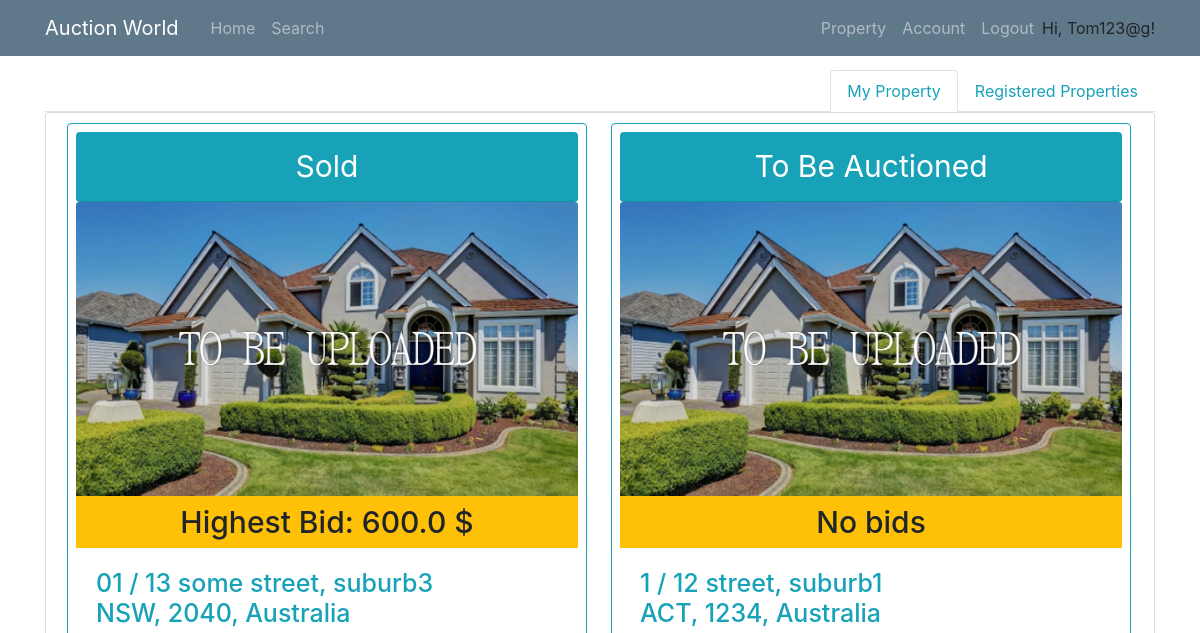
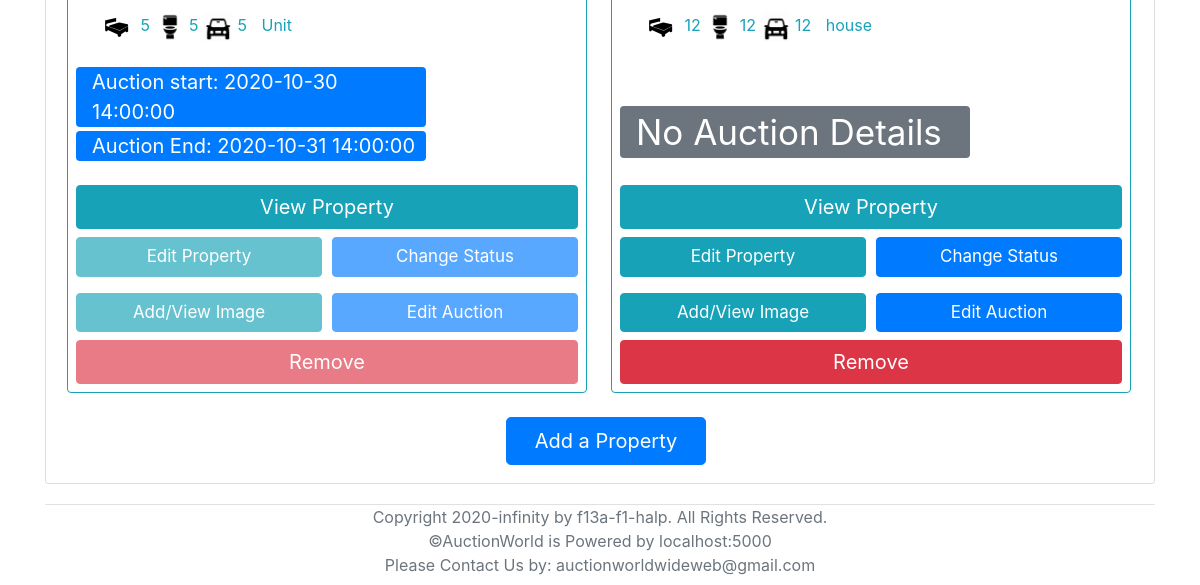
Page /property (signed in) on the earlier database version (2 pictures, top to bottom).
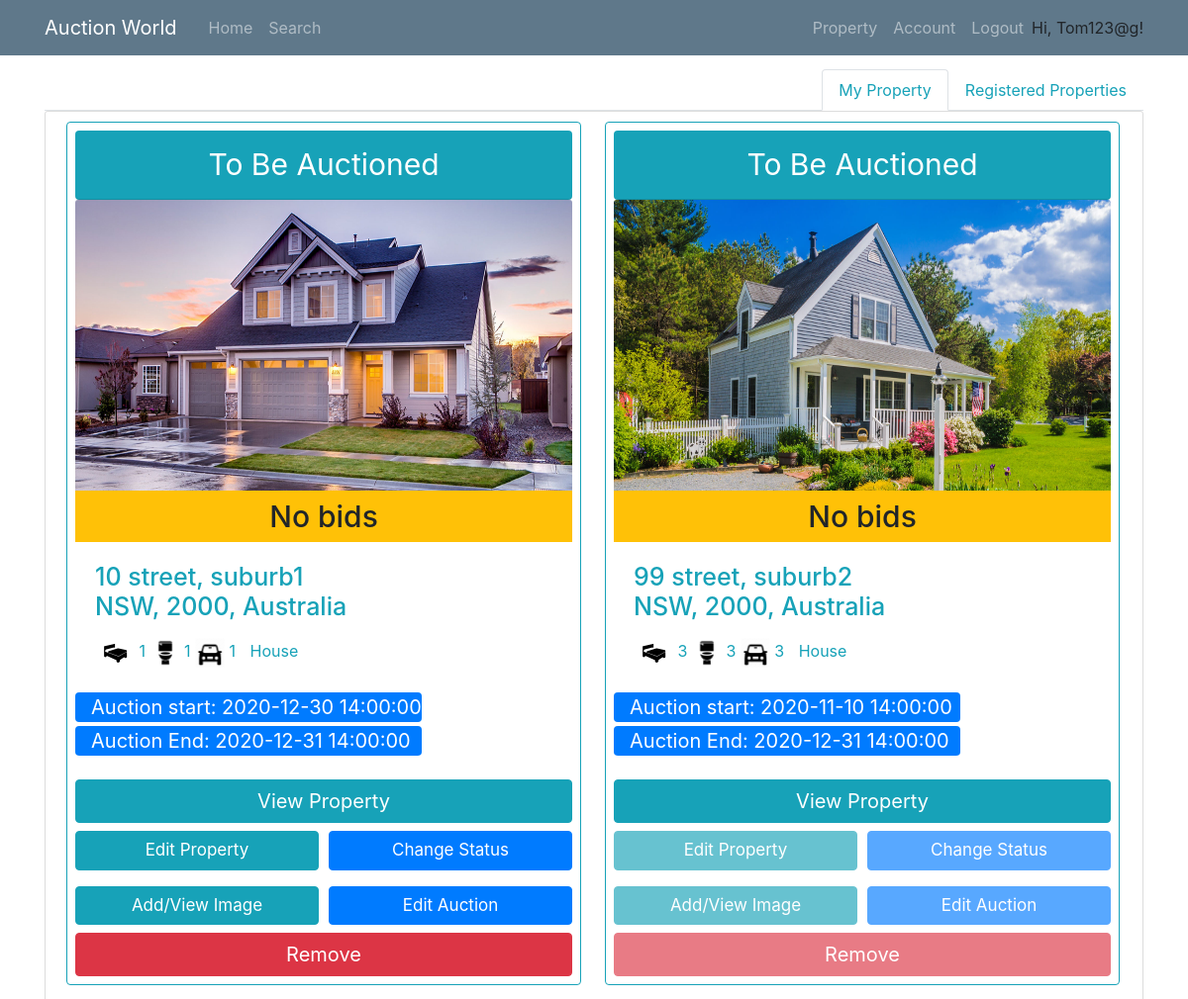
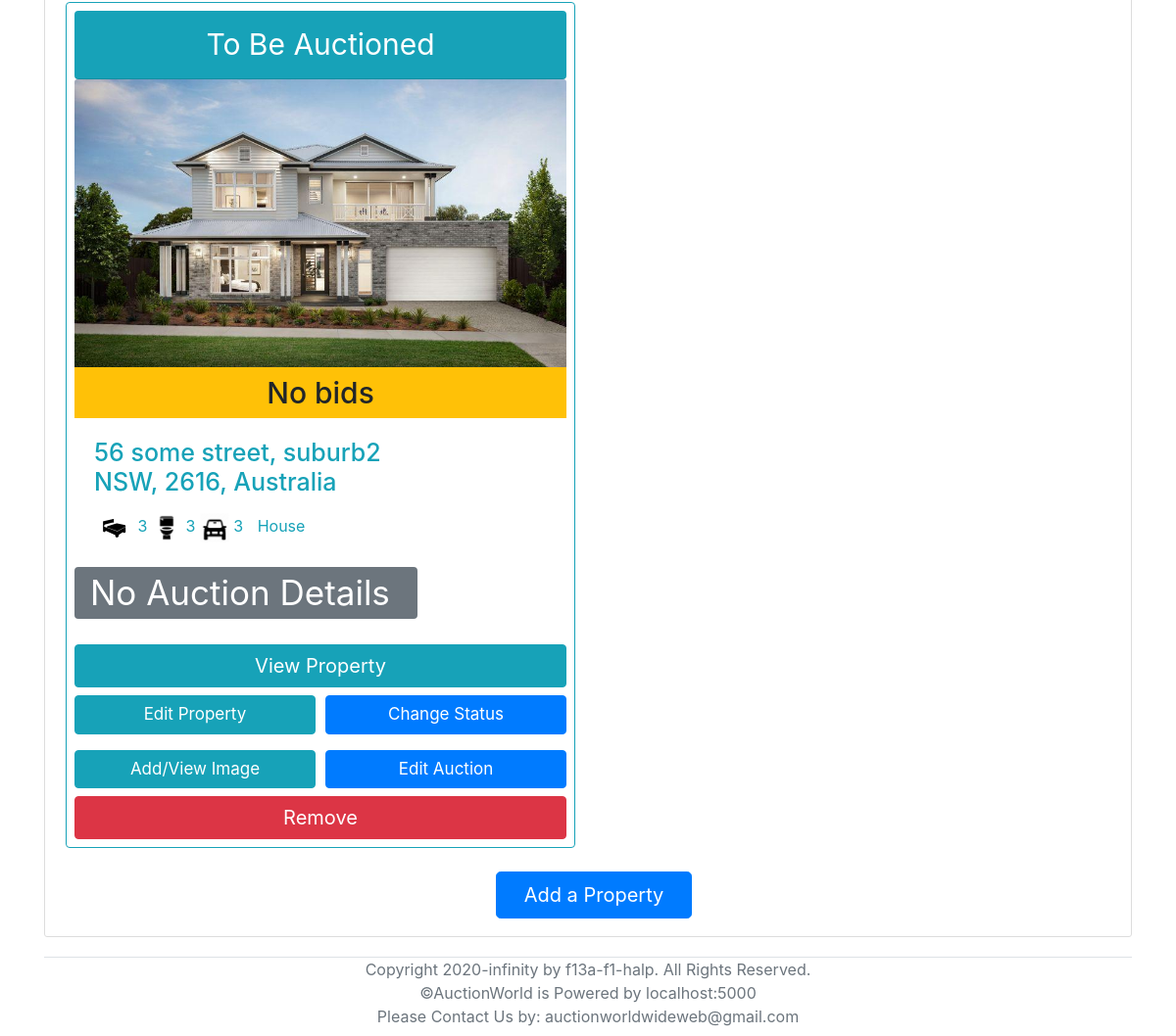
Same page on the later database version (2 pictures, top to bottom).
### models.py (models this page shows, shortened)
class Property(db.Model):
    __tablename__ = 'Property'
    id = db.Column(db.Integer, primary_key = True)
    property_type = db.Column(db.String)
    add_unit = db.Column(db.String(100))
    add_num = db.Column(db.String(100))
    add_name = db.Column(db.String(100))
    add_suburb = db.Column(db.String(100))
    add_state = db.Column(db.String(3))
    add_pc = db.Column(db.String(4))
    num_bedrooms = db.Column(db.Integer)
    num_parking = db.Column(db.Integer)
    num_bathrooms = db.Column(db.Integer)
    parking_features = db.Column(db.String)
    building_size = db.Column(db.Integer)
    land_size = db.Column(db.Integer)
    inspection_date = db.Column(db.DateTime)
    description = db.Column(db.String(2000))
    year_built = db.Column(db.Integer)
    status = db.Column(db.String)
    seller = db.Column(db.Integer, db.ForeignKey('User.id'))
    auctionId = db.relationship('AuctionDetails', backref='Property', uselist=False)
    photo_collection = db.relationship('Photos', backref='Property', lazy='dynamic')
    registeredBidders = db.relationship('User',secondary=lambda: RegisteredAssociation.__table__, backref="RegisteredProperties")

class AuctionDetails(db.Model):
    __tablename__ = 'AuctionDetails'
    id = db.Column(db.Integer, primary_key=True)
    AuctionStart = db.Column(db.DateTime, nullable=False)
    AuctionEnd = db.Column(db.DateTime, nullable=False)
    ReservePrice = db.Column(db.Float, nullable=False)
    MinBiddingGap = db.Column(db.Float, nullable=False)
    PropertyID = db.Column(db.String, db.ForeignKey('Property.id'), unique=True, nullable=False)
    SellerID = db.Column(db.Integer, db.ForeignKey('User.id'), nullable=False)

class Photos(db.Model):
    __tablename__ = 'Photos'
    id = db.Column(db.Integer, primary_key = True)
    photo = db.Column(db.String)
    property_id = db.Column(db.Integer, db.ForeignKey('Property.id'))

### routes.py (the view)
@app.route("/property")
@login_required
def property_list():
    if if_have_cards(current_user.id) is False:
        flash('Please enter your banking detail before adding property', 'warning')
        return redirect(url_for('account', user_id = current_user.id))
    my_properties = db.session.query(Property,AuctionDetails,func.max(Bid.Amount).label('highestBid'))\
                        .filter(Property.seller==current_user.id)\
                        .outerjoin(AuctionDetails, AuctionDetails.PropertyID==Property.id)\
                        .outerjoin(Bid, Bid.AuctionID == AuctionDetails.id)\
                        .group_by(Property.id)
    if my_properties.count() == 0:
        my_properties=None
    propertiesID_registered=RegisteredAssociation.query.filter_by(RegisteredBidderID=current_user.id).all()
    registeredID_list = [ i.PropertyID for i in propertiesID_registered ]
    if len(registeredID_list) == 0:
        registered_properties =None
    else:
        registered_properties = db.session.query(Property,AuctionDetails,func.max(Bid.Amount).label('highestBid'))\
                                .filter(Property.id.in_(registeredID_list))\
                                .outerjoin(AuctionDetails, AuctionDetails.PropertyID==Property.id)\
                                .outerjoin(Bid, Bid.AuctionID == AuctionDetails.id)\
                                .group_by(Property.id)
    time_shift_1hr = datetime.now() + timedelta(hours=1)
    Onehr=timedelta(hours=1)
    return render_template('property.html', properties = my_properties,registered_properties=registered_properties, now_date = time_shift_1hr, Onehr=Onehr)

### models.py (called while the page is built)
@login_manager.user_loader
def load_user(id):
    return User.query.get(id)

### routes.py (called while the page is built)
def if_have_cards(user_id):
    user=db.session.query(User).get(user_id)
    cards = user.cards.count()
    if cards > 0 and user.id_confirmation:
        return True
    return False

### templates/property.html (shortened to what the changed rows need)
{% extends "base.html" %}
{% block content %}
<div class="tab-content" id="nav-tabContent">
    <div class="tab-pane fade show active" id="nav-home" role="tabpanel" aria-labelledby="nav-home-tab">
        <div class="content-section">
            {% if not properties %}
            <div style="width:100%; text-align: center;">
				<h1 class="text-info">No properties found. Add one now!</h1>
			</div>
            {% else %}
            <div class="row col-xl-15">
                {% for (p,a,b) in properties %}
                    <div class="card border-info p-2 col-md-3.8 ml-3 mr-2 mb-3" style="width: 520px;">
                        <div class="card-header rounded text-center bg-info text-white" style="font-size: 30px;">
                            {% if p.status == "auction" %}
                                To Be Auctioned
                            {% elif p.status == "sold" %}
                                Sold
                            {% else %}
                                Under Offer
                            {% endif %}
                        </div>
                        {% if not p.photo_collection.all() %}
                            <img class="card-img-top" src="/static/propertyImage/Sample.jpg" alt="Card image cap" style="width:502px; height: 300px;" >
                        {% else %}
                            <img class="card-img-top" src="/static/propertyImage/{{p.photo_collection.first().photo}}" alt="Card image cap" style="width:502px; height: 300px;" >
                        {% endif %}
                        <h6 class="card-subtitle pt-2 pb-2 text-center bg-warning" style="font-size: 30px;" >
                            {% if b:%}
                                Highest Bid: {{b}} $
                            {% else %}
                                No bids
                            {% endif%}
                        </h6>
                        <div class="card-body text-info">
                            <h4 class="card-title" style="font-size: 25px;">
                                {% if p.add_unit %}
                                    {{p.add_unit}} /
                                {% endif %}
                                {{p.add_num}} {{p.add_name}}, {{p.add_suburb}} <br> {{p.add_state}}, {{p.add_pc}}, Australia
                            </h4>
                            <p class="card-text">
                                <span><img src="/static/icons/bedicon.png" alt="Card image cap" style="width:40px; height: 40px;"> {{p.num_bedrooms}}</span>
                                <span><img src="/static/icons/restroom.png" alt="Card image cap" style="width:30px; height: 30px;"> {{p.num_bathrooms}}</span>
                                <span><img src="/static/icons/car.png" alt="Card image cap" style="width:30px; height: 30px;"> {{p.num_parking}}</span>
                                <span style="margin-top: 7px; margin-left: 10px;">{{p.property_type}}</span>
                            </p>
                        </div>
                        {% if a.AuctionStart and a.AuctionEnd %}
                        <div class="mb-2" style="font-size: 20px; width: 350px;">
                            <p class="bg-primary text-white rounded pl-3  mb-1"> Auction start: {{a.AuctionStart}} </p>
                            <p class="bg-primary text-white rounded pl-3 "> Auction End:   {{a.AuctionEnd}} </p>
                        </div>
                        {% else%}
                            <div style="height: 79.2px;width: 350px;">
                                <p class="bg-secondary text-white rounded pl-3  mb-1" style="font-size: 35px;">No Auction Details</p>
                            </div>
                        {% endif %}
                        <a href="{{ url_for('viewProperty', property_id = p.id) }}">
                            <button class='btn btn-info text-white mr-2 ' style="width: 100%; font-size: 20px;" type='submit'>View Property</button>
                        </a>
                        {% if a %}
                            {% if (now_date >= a.AuctionStart and a.AuctionEnd >= (now_date-Onehr)) or now_date > p.inspection_date or p.status=='sold' %}
                                <div class="mt-2 mb-2">
                                    <span><a href="{{ url_for('edit_property', p_id = p.id) }}"><button class='btn btn-info text-white' style="width: 49%; font-size: 17px;" type='submit' disabled>Edit Property</button></a></span>
                                    <span><a href="{{ url_for('change_status', p_id = p.id) }}"><button class='btn btn-primary text-white' style="width: 49%; font-size: 17px; float: right;" type='submit' disabled>Change Status</button></a></span>
                                </div>
                                <div class="mt-2 mb-2">
                                    <span><a href="{{ url_for('property_image', p_id = p.id) }}"><button class='btn btn-info text-white' style="width: 49%; font-size: 17px;" type='submit' disabled>Add/View Image</button></a></span>
                                    <span><a href="{{ url_for('createAuction', PropertyID = p.id) }}"><button class='btn btn-primary text-white ' style="width: 49%; font-size: 17px;  float: right;"  type='submit' disabled>Edit Auction</button></a></span>
                                </div>
                                <a href="{{ url_for('remove_property', p_id = p.id) }}" onclick = "{if (confirm ( 'Are you sure?')) {this. document.formname.submit (); return true;} return false;} "><button class='btn btn-danger'  style="width: 100%; font-size: 20px;" type='submit' disabled>Remove</button></a>
                            {% else %}
                                <div class="mt-2 mb-2">
                                    <span><a href="{{ url_for('edit_property', p_id = p.id) }}"><button class='btn btn-info text-white' style="width: 49%; font-size: 17px;" type='submit' >Edit Property</button></a></span>
                                    <span><a href="{{ url_for('change_status', p_id = p.id) }}"><button class='btn btn-primary text-white' style="width: 49%; font-size: 17px; float: right;" type='submit' >Change Status</button></a></span>
                                </div>
                                <div class="mt-2 mb-2">
                                    <span><a href="{{ url_for('property_image', p_id = p.id) }}"><button class='btn btn-info text-white' style="width: 49%; font-size: 17px;" type='submit' >Add/View Image</button></a></span>
                                    <span><a href="{{ url_for('createAuction', PropertyID = p.id) }}"><button class='btn btn-primary text-white ' style="width: 49%; font-size: 17px;  float: right;"  type='submit' >Edit Auction</button></a></span>
                                </div>
                                <a href="{{ url_for('remove_property', p_id = p.id) }}" onclick = "{if (confirm ( 'Are you sure?')) {this. document.formname.submit (); return true;} return false;} "><button class='btn btn-danger'  style="width: 100%; font-size: 20px;" type='submit'>Remove</button></a>
                            {% endif %}
                        {% else %}
                            {% if now_date > p.inspection_date %}
                                <div class="mt-2 mb-2">
                                    <span><a href="{{ url_for('edit_property', p_id = p.id) }}"><button class='btn btn-info text-white' style="width: 49%; font-size: 17px;" type='submit' disabled>Edit Property</button></a></span>
                                    <span><a href="{{ url_for('change_status', p_id = p.id) }}"><button class='btn btn-primary text-white' style="width: 49%; font-size: 17px; float: right;" type='submit' disabled>Change Status</button></a></span>
                                </div>
                                <div class="mt-2 mb-2">
                                    <span><a href="{{ url_for('property_image', p_id = p.id) }}"><button class='btn btn-info text-white' style="width: 49%; font-size: 17px;" type='submit' disabled>Add/View Image</button></a></span>
                                    <span><a href="{{ url_for('createAuction', PropertyID = p.id) }}"><button class='btn btn-primary text-white ' style="width: 49%; font-size: 17px;  float: right;"  type='submit' disabled>Edit Auction</button></a></span>
                                </div>
                                <a href="{{ url_for('remove_property', p_id = p.id) }}" onclick = "{if (confirm ( 'Are you sure?')) {this. document.formname.submit (); return true;} return false;} " disabled><button class='btn btn-danger'  style="width: 100%; font-size: 20px;" type='submit'>Remove</button></a>
                            {% else %}
                                <div class="mt-2 mb-2">
                                    <span><a href="{{ url_for('edit_property', p_id = p.id) }}"><button class='btn btn-info text-white' style="width: 49%; font-size: 17px;" type='submit' >Edit Property</button></a></span>
                                    <span><a href="{{ url_for('change_status', p_id = p.id) }}"><button class='btn btn-primary text-white' style="width: 49%; font-size: 17px; float: right;" type='submit' >Change Status</button></a></span>
                                </div>
                                <div class="mt-2 mb-2">
                                    <span><a href="{{ url_for('property_image', p_id = p.id) }}"><button class='btn btn-info text-white' style="width: 49%; font-size: 17px;" type='submit' >Add/View Image</button></a></span>
                                    <span><a href="{{ url_for('createAuction', PropertyID = p.id) }}"><button class='btn btn-primary text-white ' style="width: 49%; font-size: 17px;  float: right;"  type='submit' >Edit Auction</button></a></span>
                                </div>
                                <a href="{{ url_for('remove_property', p_id = p.id) }}" onclick = "{if (confirm ( 'Are you sure?')) {this. document.formname.submit (); return true;} return false;} "><button class='btn btn-danger'  style="width: 100%; font-size: 20px;" type='submit'>Remove</button></a>
                            {% endif %}
                        {% endif %}
                    </div>
                {% endfor %}
            </div>
            {% endif %}
        </div>
    </div>
</div>
{% endblock %}

Differences in the rows shown:
no longer on this page (row edited): Property: status "Sold", b "600.0", add_unit "01", add_num "13", add_name "some street", add_suburb "suburb3", add_state "NSW", add_pc "2040", num_bedrooms "5", num_bathrooms "5", num_parking "5", property_type "Unit", AuctionStart "2020-10-30 14:00:00", AuctionEnd "2020-10-31 14:00:00"
removed Property: status "To Be Auctioned", shows "No bids", add_unit "1", add_num "12", add_name "street", add_suburb "suburb1", add_state "ACT", add_pc "1234", num_bedrooms "12", num_bathrooms "12", num_parking "12", property_type "house", shows "No Auction Details"
added Property: status "To Be Auctioned", photo_collection.first (picture), shows "No bids", add_num "10", add_name "street", add_suburb "suburb1", add_state "NSW", add_pc "2000", num_bedrooms "1", num_bathrooms "1", num_parking "1", property_type "House", AuctionStart "2020-12-30 14:00:00", AuctionEnd "2020-12-31 14:00:00"
now on this page (row edited): Property: status "To Be Auctioned", photo_collection.first (picture), shows "No bids", add_num "99", add_name "street", add_suburb "suburb2", add_state "NSW", add_pc "2000", num_bedrooms "3", num_bathrooms "3", num_parking "3", property_type "House", AuctionStart "2020-11-10 14:00:00", AuctionEnd "2020-12-31 14:00:00"
now on this page (row edited): Property: status "To Be Auctioned", photo_collection.first (picture), shows "No bids", add_num "56", add_name "some street", add_suburb "suburb2", add_state "NSW", add_pc "2616", num_bedrooms "3", num_bathrooms "3", num_parking "3", property_type "House", shows "No Auction Details"
